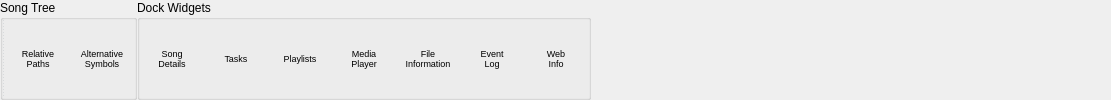
  <widget class="QWidget" name="viewTab">
   <attribute name="title">
    <string>&amp;View</string>
   </attribute>
   <layout class="QHBoxLayout" name="horizontalLayout_9">
    <property name="spacing">
     <number>0</number>
    </property>
    <property name="leftMargin">
     <number>0</number>
    </property>
    <property name="topMargin">
     <number>0</number>
    </property>
    <property name="rightMargin">
     <number>0</number>
    </property>
    <property name="bottomMargin">
     <number>0</number>
    </property>
    <item>
     <widget class="QGroupBox" name="groupBox_4">
      <property name="minimumSize">
       <size>
        <width>0</width>
        <height>0</height>
       </size>
      </property>
      <property name="title">
       <string>Song Tree</string>
      </property>
      <layout class="QHBoxLayout" name="horizontalLayout_2">
       <property name="spacing">
        <number>0</number>
       </property>
       <property name="leftMargin">
        <number>0</number>
       </property>
       <property name="topMargin">
        <number>0</number>
       </property>
       <property name="rightMargin">
        <number>0</number>
       </property>
       <property name="bottomMargin">
        <number>0</number>
       </property>
       <item>
        <widget class="Line" name="line_3">
         <property name="styleSheet">
          <string>border: 0;
border-left-width: 1px;
border-left-style: dotted;
border-left-color: #C2C7CB;</string>
         </property>
         <property name="orientation">
          <enum>Qt::Vertical</enum>
         </property>
        </widget>
       </item>
       <item>
        <widget class="QToolButton" name="relativePathsChk">
         <property name="sizePolicy">
          <sizepolicy hsizetype="Preferred" vsizetype="Preferred">
           <horstretch>0</horstretch>
           <verstretch>0</verstretch>
          </sizepolicy>
         </property>
         <property name="minimumSize">
          <size>
           <width>64</width>
           <height>0</height>
          </size>
         </property>
         <property name="font">
          <font>
           <pointsize>7</pointsize>
          </font>
         </property>
         <property name="toolTip">
          <string>Show relative paths in the song tree. These paths are relative to the database folder.</string>
         </property>
         <property name="text">
          <string>Relative
Paths</string>
         </property>
         <property name="icon">
          <iconset resource="../resources/UltraStar-Manager.qrc">
           <normaloff>:/control/folder_relative.png</normaloff>:/control/folder_relative.png</iconset>
         </property>
         <property name="checkable">
          <bool>true</bool>
         </property>
         <property name="toolButtonStyle">
          <enum>Qt::ToolButtonTextUnderIcon</enum>
         </property>
         <property name="autoRaise">
          <bool>true</bool>
         </property>
        </widget>
       </item>
       <item>
        <widget class="QToolButton" name="otherSymbolsChk">
         <property name="sizePolicy">
          <sizepolicy hsizetype="Preferred" vsizetype="Preferred">
           <horstretch>0</horstretch>
           <verstretch>0</verstretch>
          </sizepolicy>
         </property>
         <property name="minimumSize">
          <size>
           <width>64</width>
           <height>0</height>
          </size>
         </property>
         <property name="font">
          <font>
           <pointsize>7</pointsize>
          </font>
         </property>
         <property name="toolTip">
          <string>Display other symbols in the song tree that may be less annoying for the user. =)</string>
         </property>
         <property name="text">
          <string>Alternative
Symbols</string>
         </property>
         <property name="icon">
          <iconset resource="../resources/UltraStar-Manager.qrc">
           <normaloff>:/types/music.png</normaloff>:/types/music.png</iconset>
         </property>
         <property name="checkable">
          <bool>true</bool>
         </property>
         <property name="toolButtonStyle">
          <enum>Qt::ToolButtonTextUnderIcon</enum>
         </property>
         <property name="autoRaise">
          <bool>true</bool>
         </property>
        </widget>
       </item>
      </layout>
     </widget>
    </item>
    <item>
     <widget class="QGroupBox" name="groupBox_5">
      <property name="minimumSize">
       <size>
        <width>0</width>
        <height>0</height>
       </size>
      </property>
      <property name="title">
       <string>Dock Widgets</string>
      </property>
      <layout class="QHBoxLayout" name="horizontalLayout_7">
       <property name="spacing">
        <number>0</number>
       </property>
       <property name="leftMargin">
        <number>0</number>
       </property>
       <property name="topMargin">
        <number>0</number>
       </property>
       <property name="rightMargin">
        <number>0</number>
       </property>
       <property name="bottomMargin">
        <number>0</number>
       </property>
       <item>
        <widget class="QToolButton" name="detailsBtn">
         <property name="sizePolicy">
          <sizepolicy hsizetype="Preferred" vsizetype="Preferred">
           <horstretch>0</horstretch>
           <verstretch>0</verstretch>
          </sizepolicy>
         </property>
         <property name="minimumSize">
          <size>
           <width>64</width>
           <height>0</height>
          </size>
         </property>
         <property name="font">
          <font>
           <pointsize>7</pointsize>
          </font>
         </property>
         <property name="toolTip">
          <string>Display and edit all song tags.</string>
         </property>
         <property name="text">
          <string>Song
Details</string>
         </property>
         <property name="icon">
          <iconset resource="../resources/UltraStar-Manager.qrc">
           <normaloff>:/control/text_edit.png</normaloff>:/control/text_edit.png</iconset>
         </property>
         <property name="checkable">
          <bool>true</bool>
         </property>
         <property name="checked">
          <bool>false</bool>
         </property>
         <property name="toolButtonStyle">
          <enum>Qt::ToolButtonTextUnderIcon</enum>
         </property>
         <property name="autoRaise">
          <bool>true</bool>
         </property>
        </widget>
       </item>
       <item>
        <widget class="QToolButton" name="tasksBtn">
         <property name="sizePolicy">
          <sizepolicy hsizetype="Preferred" vsizetype="Preferred">
           <horstretch>0</horstretch>
           <verstretch>0</verstretch>
          </sizepolicy>
         </property>
         <property name="minimumSize">
          <size>
           <width>64</width>
           <height>0</height>
          </size>
         </property>
         <property name="font">
          <font>
           <pointsize>7</pointsize>
          </font>
         </property>
         <property name="toolTip">
          <string>Tasks help you to reorganize and clean-up your songs.</string>
         </property>
         <property name="text">
          <string>Tasks</string>
         </property>
         <property name="icon">
          <iconset resource="../resources/UltraStar-Manager.qrc">
           <normaloff>:/control/tasks.png</normaloff>:/control/tasks.png</iconset>
         </property>
         <property name="checkable">
          <bool>true</bool>
         </property>
         <property name="checked">
          <bool>false</bool>
         </property>
         <property name="toolButtonStyle">
          <enum>Qt::ToolButtonTextUnderIcon</enum>
         </property>
         <property name="autoRaise">
          <bool>true</bool>
         </property>
        </widget>
       </item>
       <item>
        <widget class="QToolButton" name="playlistsBtn">
         <property name="sizePolicy">
          <sizepolicy hsizetype="Preferred" vsizetype="Preferred">
           <horstretch>0</horstretch>
           <verstretch>0</verstretch>
          </sizepolicy>
         </property>
         <property name="minimumSize">
          <size>
           <width>64</width>
           <height>0</height>
          </size>
         </property>
         <property name="font">
          <font>
           <pointsize>7</pointsize>
          </font>
         </property>
         <property name="toolTip">
          <string>Playlists are subsets of your songs.</string>
         </property>
         <property name="text">
          <string>Playlists</string>
         </property>
         <property name="icon">
          <iconset resource="../resources/UltraStar-Manager.qrc">
           <normaloff>:/control/playlist.png</normaloff>:/control/playlist.png</iconset>
         </property>
         <property name="checkable">
          <bool>true</bool>
         </property>
         <property name="toolButtonStyle">
          <enum>Qt::ToolButtonTextUnderIcon</enum>
         </property>
         <property name="autoRaise">
          <bool>true</bool>
         </property>
        </widget>
       </item>
       <item>
        <widget class="QToolButton" name="playerBtn">
         <property name="sizePolicy">
          <sizepolicy hsizetype="Preferred" vsizetype="Preferred">
           <horstretch>0</horstretch>
           <verstretch>0</verstretch>
          </sizepolicy>
         </property>
         <property name="minimumSize">
          <size>
           <width>64</width>
           <height>0</height>
          </size>
         </property>
         <property name="font">
          <font>
           <pointsize>7</pointsize>
          </font>
         </property>
         <property name="toolTip">
          <string>Preview each song without launching UltraStar. You may sing. =)</string>
         </property>
         <property name="text">
          <string>Media
Player</string>
         </property>
         <property name="icon">
          <iconset resource="../resources/UltraStar-Manager.qrc">
           <normaloff>:/control/mediaplayer.png</normaloff>:/control/mediaplayer.png</iconset>
         </property>
         <property name="checkable">
          <bool>true</bool>
         </property>
         <property name="toolButtonStyle">
          <enum>Qt::ToolButtonTextUnderIcon</enum>
         </property>
         <property name="autoRaise">
          <bool>true</bool>
         </property>
        </widget>
       </item>
       <item>
        <widget class="QToolButton" name="fileInfoBtn">
         <property name="sizePolicy">
          <sizepolicy hsizetype="Preferred" vsizetype="Preferred">
           <horstretch>0</horstretch>
           <verstretch>0</verstretch>
          </sizepolicy>
         </property>
         <property name="minimumSize">
          <size>
           <width>64</width>
           <height>0</height>
          </size>
         </property>
         <property name="font">
          <font>
           <pointsize>7</pointsize>
          </font>
         </property>
         <property name="toolTip">
          <string>Show general application information and file-specific details.</string>
         </property>
         <property name="text">
          <string>File
Information</string>
         </property>
         <property name="icon">
          <iconset resource="../resources/UltraStar-Manager.qrc">
           <normaloff>:/control/file_info.png</normaloff>:/control/file_info.png</iconset>
         </property>
         <property name="checkable">
          <bool>true</bool>
         </property>
         <property name="toolButtonStyle">
          <enum>Qt::ToolButtonTextUnderIcon</enum>
         </property>
         <property name="autoRaise">
          <bool>true</bool>
         </property>
        </widget>
       </item>
       <item>
        <widget class="QToolButton" name="eventLogBtn">
         <property name="sizePolicy">
          <sizepolicy hsizetype="Preferred" vsizetype="Preferred">
           <horstretch>0</horstretch>
           <verstretch>0</verstretch>
          </sizepolicy>
         </property>
         <property name="minimumSize">
          <size>
           <width>64</width>
           <height>0</height>
          </size>
         </property>
         <property name="font">
          <font>
           <pointsize>7</pointsize>
          </font>
         </property>
         <property name="toolTip">
          <string>Read what happens to your songs and notice errors.</string>
         </property>
         <property name="text">
          <string>Event
Log</string>
         </property>
         <property name="icon">
          <iconset resource="../resources/UltraStar-Manager.qrc">
           <normaloff>:/control/log.png</normaloff>:/control/log.png</iconset>
         </property>
         <property name="checkable">
          <bool>true</bool>
         </property>
         <property name="toolButtonStyle">
          <enum>Qt::ToolButtonTextUnderIcon</enum>
         </property>
         <property name="autoRaise">
          <bool>true</bool>
         </property>
        </widget>
       </item>
       <item>
        <widget class="QToolButton" name="webInfoBtn">
         <property name="sizePolicy">
          <sizepolicy hsizetype="Preferred" vsizetype="Preferred">
           <horstretch>0</horstretch>
           <verstretch>0</verstretch>
          </sizepolicy>
         </property>
         <property name="minimumSize">
          <size>
           <width>64</width>
           <height>0</height>
          </size>
         </property>
         <property name="font">
          <font>
           <pointsize>7</pointsize>
          </font>
         </property>
         <property name="text">
          <string>Web
Info</string>
         </property>
         <property name="icon">
          <iconset resource="../resources/UltraStar-Manager.qrc">
           <normaloff>:/types/world.png</normaloff>:/types/world.png</iconset>
         </property>
         <property name="checkable">
          <bool>true</bool>
         </property>
         <property name="toolButtonStyle">
          <enum>Qt::ToolButtonTextUnderIcon</enum>
         </property>
         <property name="autoRaise">
          <bool>true</bool>
         </property>
        </widget>
       </item>
      </layout>
     </widget>
    </item>
    <item>
     <spacer name="horizontalSpacer_2">
      <property name="orientation">
       <enum>Qt::Horizontal</enum>
      </property>
      <property name="sizeHint" stdset="0">
       <size>
        <width>520</width>
        <height>20</height>
       </size>
      </property>
     </spacer>
    </item>
   </layout>
  </widget>
